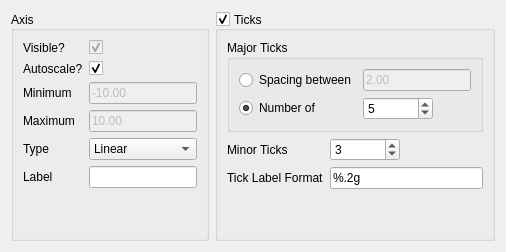
            <widget class="QWidget" name="leftAxisTab">
             <attribute name="title">
              <string>Left</string>
             </attribute>
             <layout class="QGridLayout" name="gridLayout_9">
              <item row="0" column="0">
               <widget class="QGroupBox" name="groupBox_3">
                <property name="sizePolicy">
                 <sizepolicy hsizetype="Fixed" vsizetype="Preferred">
                  <horstretch>0</horstretch>
                  <verstretch>0</verstretch>
                 </sizepolicy>
                </property>
                <property name="minimumSize">
                 <size>
                  <width>185</width>
                  <height>0</height>
                 </size>
                </property>
                <property name="title">
                 <string>Axis</string>
                </property>
                <property name="alignment">
                 <set>Qt::AlignLeading|Qt::AlignLeft|Qt::AlignVCenter</set>
                </property>
                <layout class="QGridLayout" name="gridLayout_11">
                 <item row="6" column="0">
                  <widget class="QLabel" name="label_21">
                   <property name="text">
                    <string>Maximum</string>
                   </property>
                  </widget>
                 </item>
                 <item row="4" column="0">
                  <widget class="QLabel" name="label_22">
                   <property name="text">
                    <string>Minimum</string>
                   </property>
                  </widget>
                 </item>
                 <item row="1" column="0">
                  <widget class="QLabel" name="label_23">
                   <property name="text">
                    <string>Visible?</string>
                   </property>
                  </widget>
                 </item>
                 <item row="1" column="1">
                  <widget class="QCheckBox" name="plotLeftAxisVisible">
                   <property name="enabled">
                    <bool>false</bool>
                   </property>
                   <property name="text">
                    <string/>
                   </property>
                   <property name="checked">
                    <bool>true</bool>
                   </property>
                  </widget>
                 </item>
                 <item row="7" column="1">
                  <widget class="QComboBox" name="plotLeftAxisScaleType">
                   <property name="sizePolicy">
                    <sizepolicy hsizetype="Minimum" vsizetype="Fixed">
                     <horstretch>0</horstretch>
                     <verstretch>0</verstretch>
                    </sizepolicy>
                   </property>
                   <item>
                    <property name="text">
                     <string>Linear</string>
                    </property>
                   </item>
                   <item>
                    <property name="text">
                     <string>Logarithmic</string>
                    </property>
                   </item>
                  </widget>
                 </item>
                 <item row="7" column="0">
                  <widget class="QLabel" name="label_25">
                   <property name="text">
                    <string>Type</string>
                   </property>
                  </widget>
                 </item>
                 <item row="2" column="1">
                  <widget class="QCheckBox" name="plotLeftAxisAutoscale">
                   <property name="text">
                    <string/>
                   </property>
                   <property name="checked">
                    <bool>true</bool>
                   </property>
                  </widget>
                 </item>
                 <item row="2" column="0">
                  <widget class="QLabel" name="label_30">
                   <property name="text">
                    <string>Autoscale?</string>
                   </property>
                  </widget>
                 </item>
                 <item row="9" column="0">
                  <spacer name="verticalSpacer_6">
                   <property name="orientation">
                    <enum>Qt::Vertical</enum>
                   </property>
                   <property name="sizeHint" stdset="0">
                    <size>
                     <width>20</width>
                     <height>40</height>
                    </size>
                   </property>
                  </spacer>
                 </item>
                 <item row="8" column="0">
                  <widget class="QLabel" name="label_26">
                   <property name="text">
                    <string>Label</string>
                   </property>
                  </widget>
                 </item>
                 <item row="8" column="1">
                  <widget class="QLineEdit" name="plotLeftAxisLabel"/>
                 </item>
                 <item row="4" column="1">
                  <widget class="QLineEdit" name="plotLeftAxisMinimum">
                   <property name="enabled">
                    <bool>false</bool>
                   </property>
                   <property name="text">
                    <string>-10.00</string>
                   </property>
                  </widget>
                 </item>
                 <item row="6" column="1">
                  <widget class="QLineEdit" name="plotLeftAxisMaximum">
                   <property name="enabled">
                    <bool>false</bool>
                   </property>
                   <property name="text">
                    <string>10.00</string>
                   </property>
                  </widget>
                 </item>
                </layout>
               </widget>
              </item>
              <item row="0" column="1">
               <widget class="QGroupBox" name="plotLeftAxisTicks">
                <property name="sizePolicy">
                 <sizepolicy hsizetype="Fixed" vsizetype="Preferred">
                  <horstretch>0</horstretch>
                  <verstretch>0</verstretch>
                 </sizepolicy>
                </property>
                <property name="minimumSize">
                 <size>
                  <width>200</width>
                  <height>0</height>
                 </size>
                </property>
                <property name="title">
                 <string>Ticks</string>
                </property>
                <property name="alignment">
                 <set>Qt::AlignLeading|Qt::AlignLeft|Qt::AlignVCenter</set>
                </property>
                <property name="checkable">
                 <bool>true</bool>
                </property>
                <property name="checked">
                 <bool>true</bool>
                </property>
                <layout class="QGridLayout" name="gridLayout_22">
                 <item row="0" column="0" colspan="2">
                  <widget class="QGroupBox" name="groupBox_13">
                   <property name="enabled">
                    <bool>true</bool>
                   </property>
                   <property name="title">
                    <string>Major Ticks</string>
                   </property>
                   <property name="flat">
                    <bool>false</bool>
                   </property>
                   <property name="checkable">
                    <bool>false</bool>
                   </property>
                   <property name="checked">
                    <bool>false</bool>
                   </property>
                   <layout class="QGridLayout" name="gridLayout_23">
                    <item row="1" column="0">
                     <widget class="QRadioButton" name="plotLeftAxisUseTickSpacing">
                      <property name="text">
                       <string>Spacing between</string>
                      </property>
                     </widget>
                    </item>
                    <item row="2" column="1">
                     <widget class="QSpinBox" name="plotLeftAxisMajorTicksNumber">
                      <property name="sizePolicy">
                       <sizepolicy hsizetype="Fixed" vsizetype="Fixed">
                        <horstretch>0</horstretch>
                        <verstretch>0</verstretch>
                       </sizepolicy>
                      </property>
                      <property name="minimumSize">
                       <size>
                        <width>70</width>
                        <height>0</height>
                       </size>
                      </property>
                      <property name="value">
                       <number>5</number>
                      </property>
                     </widget>
                    </item>
                    <item row="2" column="0">
                     <widget class="QRadioButton" name="plotLeftAxisUseTickNumber">
                      <property name="text">
                       <string>Number of</string>
                      </property>
                      <property name="checked">
                       <bool>true</bool>
                      </property>
                     </widget>
                    </item>
                    <item row="1" column="1">
                     <widget class="QLineEdit" name="plotLeftAxisMajorTicksSpacing">
                      <property name="enabled">
                       <bool>false</bool>
                      </property>
                      <property name="text">
                       <string>2.00</string>
                      </property>
                     </widget>
                    </item>
                   </layout>
                  </widget>
                 </item>
                 <item row="1" column="0">
                  <widget class="QLabel" name="label_31">
                   <property name="sizePolicy">
                    <sizepolicy hsizetype="Minimum" vsizetype="Preferred">
                     <horstretch>0</horstretch>
                     <verstretch>0</verstretch>
                    </sizepolicy>
                   </property>
                   <property name="text">
                    <string>Minor Ticks</string>
                   </property>
                  </widget>
                 </item>
                 <item row="1" column="1">
                  <widget class="QSpinBox" name="plotLeftAxisMinorTicksNumber">
                   <property name="sizePolicy">
                    <sizepolicy hsizetype="Fixed" vsizetype="Fixed">
                     <horstretch>0</horstretch>
                     <verstretch>0</verstretch>
                    </sizepolicy>
                   </property>
                   <property name="minimumSize">
                    <size>
                     <width>70</width>
                     <height>0</height>
                    </size>
                   </property>
                   <property name="value">
                    <number>3</number>
                   </property>
                  </widget>
                 </item>
                 <item row="3" column="0">
                  <spacer name="verticalSpacer_7">
                   <property name="orientation">
                    <enum>Qt::Vertical</enum>
                   </property>
                   <property name="sizeHint" stdset="0">
                    <size>
                     <width>20</width>
                     <height>40</height>
                    </size>
                   </property>
                  </spacer>
                 </item>
                 <item row="2" column="0">
                  <widget class="QLabel" name="label_42">
                   <property name="text">
                    <string>Tick Label Format</string>
                   </property>
                  </widget>
                 </item>
                 <item row="2" column="1">
                  <widget class="QLineEdit" name="plotLeftAxisTickLabelFormat">
                   <property name="text">
                    <string>%.2g</string>
                   </property>
                  </widget>
                 </item>
                </layout>
               </widget>
              </item>
             </layout>
            </widget>
